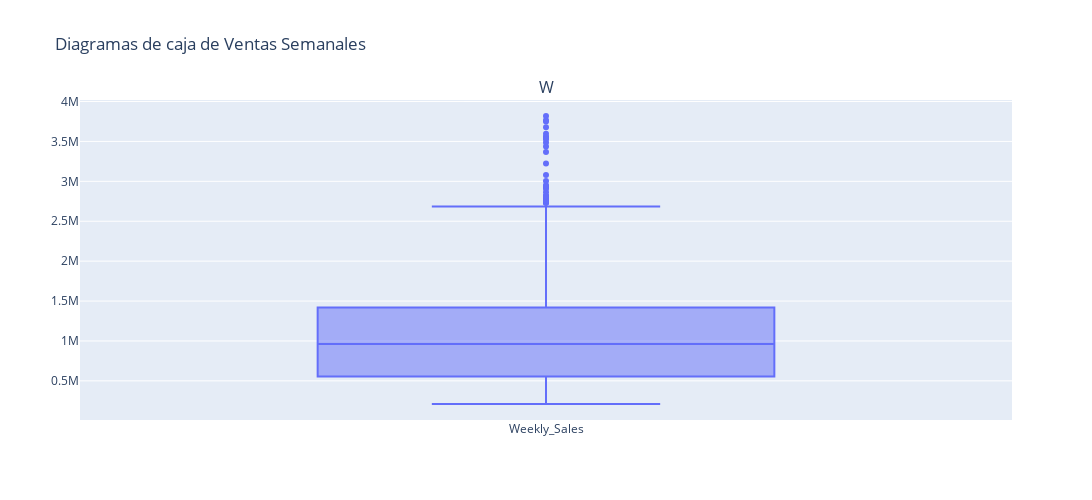

Source (notebook cell):
### Code cell
fig = sp.make_subplots(rows=1, cols=1, subplot_titles=("Weekly_Sales"))
fig.add_trace(go.Box(y=df['Weekly_Sales'], name='Weekly_Sales'), row=1, col=1)
fig.update_layout(
    title_text="Diagramas de caja de Ventas Semanales",
    showlegend=False,
    height=500,
    width=1200
)
fig.show()

### Figure 1 — Plotly figure (JSON) as saved in the notebook; plotly's stock layout.template omitted (floating-point values rounded to 4 significant figures; data arrays with more than 128 entries replaced by an {"elided": "..."} marker saying what was removed)
{"data": [{"name": "Weekly_Sales", "type": "box", "xaxis": "x", "y": {"elided": "6435 float values"}, "yaxis": "y"}], "layout": {"annotations": [{"font": {"size": 16}, "showarrow": false, "text": "W", "x": 0.5, "xanchor": "center", "xref": "paper", "y": 1, "yanchor": "bottom", "yref": "paper"}], "height": 500, "showlegend": false, "title": {"text": "Diagramas de caja de Ventas Semanales"}, "width": 1200, "xaxis": {"anchor": "y", "domain": [0, 1]}, "yaxis": {"anchor": "x", "domain": [0, 1]}}}
